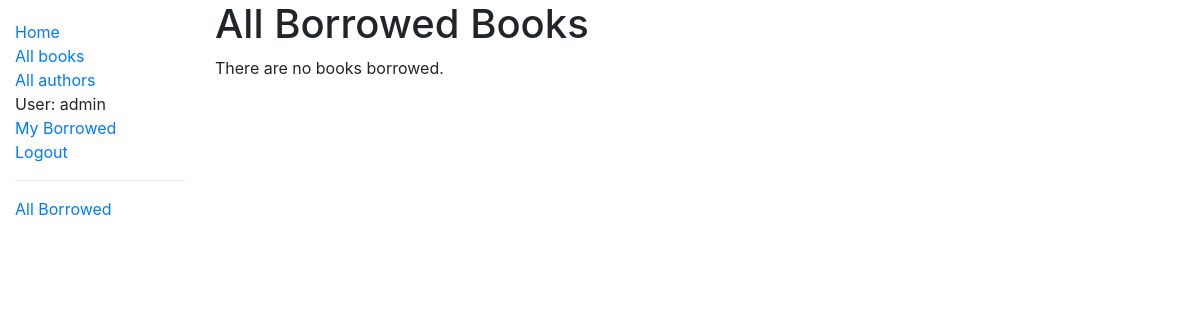
/catalog/borrowed/ (signed in), run on an earlier commit of the app's database.
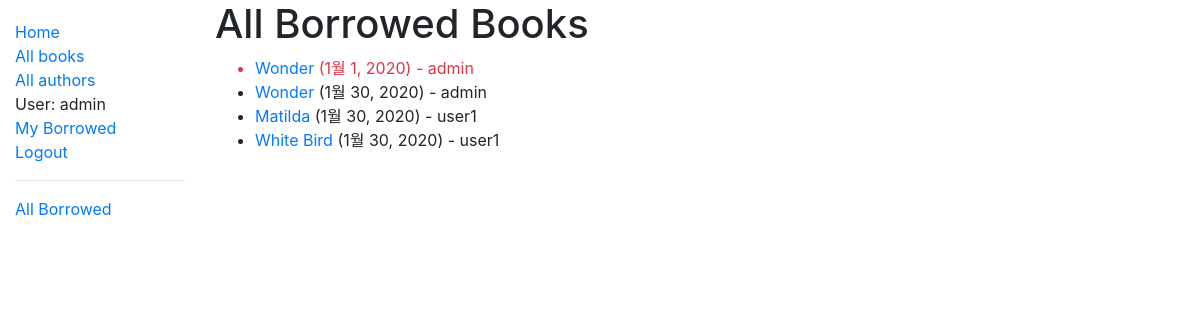
And on a later commit of the database.
### catalog/models.py (models this page shows, shortened)
class BookInstance(models.Model):
    id = models.UUIDField(
        primary_key=True,
        default=uuid.uuid4,
        help_text="Unique ID for this particular book across whole library",
    )
    book = models.ForeignKey("Book", on_delete=models.SET_NULL, null=True)
    imprint = models.CharField(max_length=200)
    due_back = models.DateField(null=True, blank=True)
    borrower = models.ForeignKey(User, on_delete=models.SET_NULL, null=True, blank=True)
    @property
    def is_overdue(self):
        if self.due_back and date.today() > self.due_back:
            return True
        return False
    LOAN_STATUS = (
        ("m", "Maintenance"),
        ("o", "On loan"),
        ("a", "Available"),
        ("r", "Reserved"),
    )
    status = models.CharField(
        max_length=1,
        choices=LOAN_STATUS,
        blank=True,
        default="m",
        help_text="Book availability",
    )
    class Meta:
        ordering = ["due_back"]

class Book(models.Model):
    title = models.CharField(max_length=200)
    author = models.ForeignKey("Author", on_delete=models.SET_NULL, null=True)
    summary = models.TextField(
        max_length=1000, help_text="Enter a brief description of the book"
    )
    isbn = models.CharField(
        "ISBN",
        max_length=13,
        help_text='13 Character <a href="https://www.isbn-international.org/content/what-isbn">ISBN number</a>',
    )
    value = models.ForeignKey("Price", on_delete=models.SET_NULL, null=True)
    genre = models.ManyToManyField("Genre", help_text="Select a genre for this book")
    def display_genre(self):
        return ', '.join(genre.name for genre in self.genre.all()[:3])
    display_genre.short_description = 'Genre'
    CHOICE_LANGUAGE = (
        ("af", "Afrikaans"),
        ("ar", "Arabic"),
        ("az", "Azeri (Latin)"),
        ("be", "Belarusian"),
        ("bg", "Bulgarian"),
        ("ca", "Catalan"),
        ("cs", "Czech"),
        ("cy", "Welsh"),
        ("da", "Danish"),
        ("de", "German"),
        ("dv", "Divehi"),
        ("el", "Greek"),
        ("en", "English"),
        ("eo", "Esperanto"),
        ("es", "Spanish"),
        ("et", "Estonian"),
        ("eu", "Basque"),
        ("fa", "Farsi"),
        ("fi", "Finnish"),
        ("fo", "Faroese"),
        ("fr", "French"),
        ("gl", "Galician"),
        ("gu", "Gujarati"),
        ("he", "Hebrew"),
        ("hi", "Hindi"),
        ("hr", "Croatian"),
        ("hu", "Hungarian"),
        ("hy", "Armenian"),
        ("id", "Indonesian"),
        ("is", "Icelandic"),
        ("it", "Italian"),
        ("ja", "Japanese"),
        ("ka", "Georgian"),
        ("kk", "Kazakh"),
        ("kn", "Kannada"),
        ("ko", "Korean"),
        ("ky", "Kyrgyz"),
        ("lt", "Lithuanian"),
        ("lv", "Latvian"),
        ("mi", "Maori"),
        ("mk", "FYRO Macedonian"),
        ("mn", "Mongolian"),
        ("mr", "Marathi"),
        ("ms", "Malay"),
        ("mt", "Maltese"),
        ("nb", "Norwegian"),
        ("nl", "Dutch"),
        ("ns", "Northern Sotho"),
        ("pa", "Punjabi"),
        ("pl", "Polish"),
        ("ps", "Pashto"),
        ("pt", "Portuguese"),
        ("qu", "Quechua"),
        ("ro", "Romanian"),
        ("ru", "Russian"),
        ("sa", "Sanskrit"),
        ("se", "Sami (Northern)"),
        ("sk", "Slovak"),
        ("sl", "Slovenian"),
        ("sq", "Albanian"),
        ("sv", "Swedish"),
        ("sw", "Swahili"),
        ("ta", "Tamil"),
        ("te", "Telugu"),
        ("th", "Thai"),
        ("tl", "Tagalog"),
        ("tn", "Tswana"),
        ("tr", "Turkish"),
        ("tt", "Tatar"),
        ("ts", "Tsonga"),
        ("uk", "Ukrainian"),
        ("ur", "Urdu"),
        ("uz", "Uzbek (Latin)"),
        ("vi", "Vietnamese"),
        ("xh", "Xhosa"),
        ("zh", "Chinese"),
        ("zu", "Zulu"),
    )
    language = models.CharField(
        max_length=2,
        choices=CHOICE_LANGUAGE,
        blank=True,
        default="ko",
        help_text="Book Language",
    )

### catalog/views.py (the view)
# urls.py: path('borrowed/', views.LoanedBooksListView.as_view(), name='all-borrowed'),
class LoanedBooksListView(LoginRequiredMixin,generic.ListView):
    model = BookInstance
    template_name ='catalog/bookinstance_list_all_borrowed.html'
    paginate_by = 10
    def get_queryset(self):
        return BookInstance.objects.filter(status__exact='o').order_by('due_back')

### catalog/templates/catalog/bookinstance_list_all_borrowed.html
{% extends "base_generic.html" %}
{% block content %}
    <h1>All Borrowed Books</h1>
    {% if bookinstance_list %}
    <ul>
      {% for bookinst in bookinstance_list %}
      <li class="{% if bookinst.is_overdue %}text-danger{% endif %}">
        <a href="{% url 'book-detail' bookinst.book.pk %}">{{bookinst.book.title}}</a> ({{ bookinst.due_back }}) - {{ bookinst.borrower }}
      </li>
      {% endfor %}
    </ul>
    {% else %}
      <p>There are no books borrowed.</p>
    {% endif %}
{% endblock %}

What changed in the data, as far as the page shows it:
now on this page (row edited): BookInstance: book "Wonder", due_back "1월 1, 2020", borrower "admin"
now on this page (row edited): BookInstance: book "Wonder", due_back "1월 30, 2020", borrower "admin"
now on this page (row edited): BookInstance: book "Matilda", due_back "1월 30, 2020", borrower "user1"
added BookInstance: book "White Bird", due_back "1월 30, 2020", borrower "user1"
Also different on the page:
text no longer shown: "There are no books borrowed."
